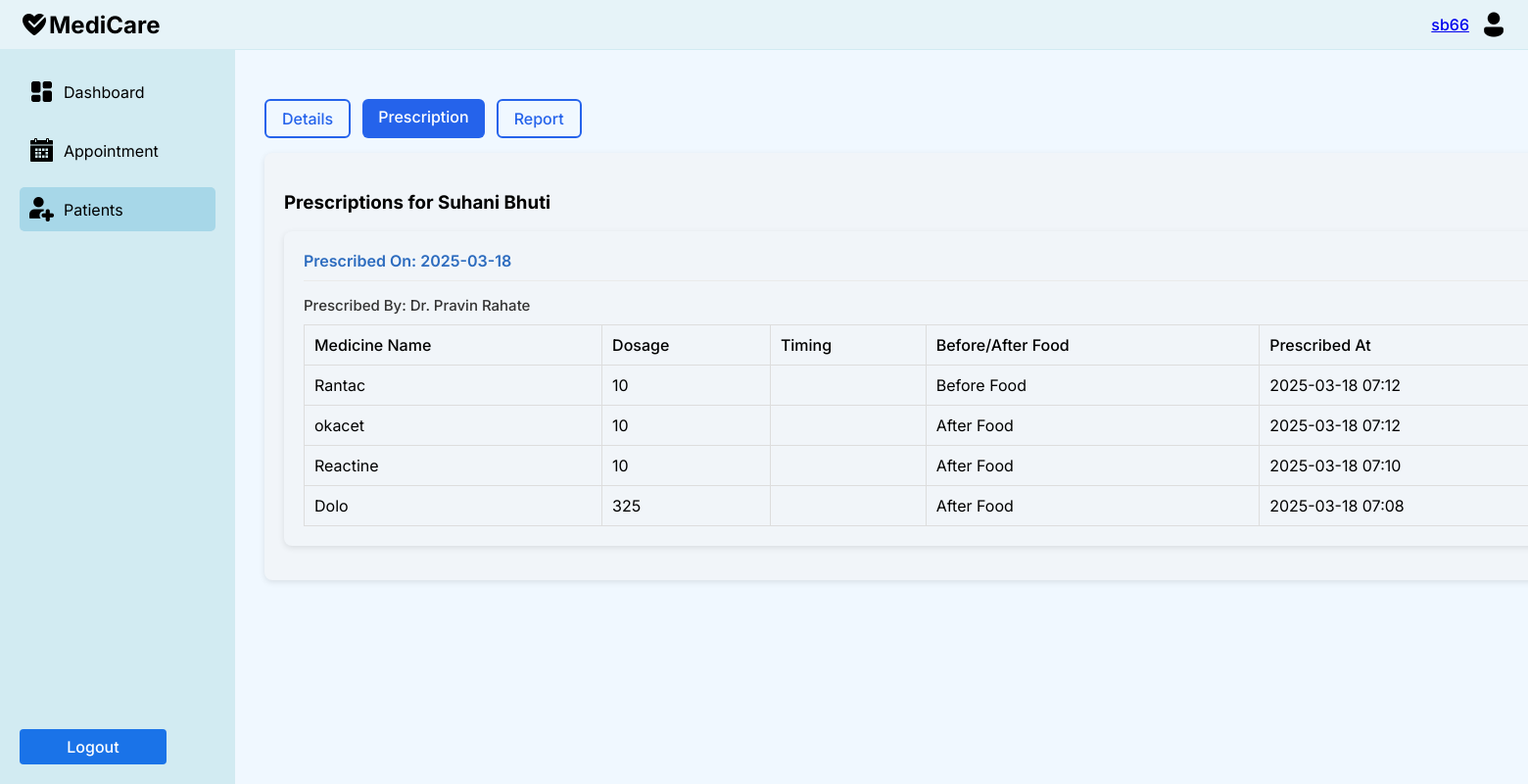
Page /accounts/nurse_pat_pres/7/ (signed in) on the earlier database version.
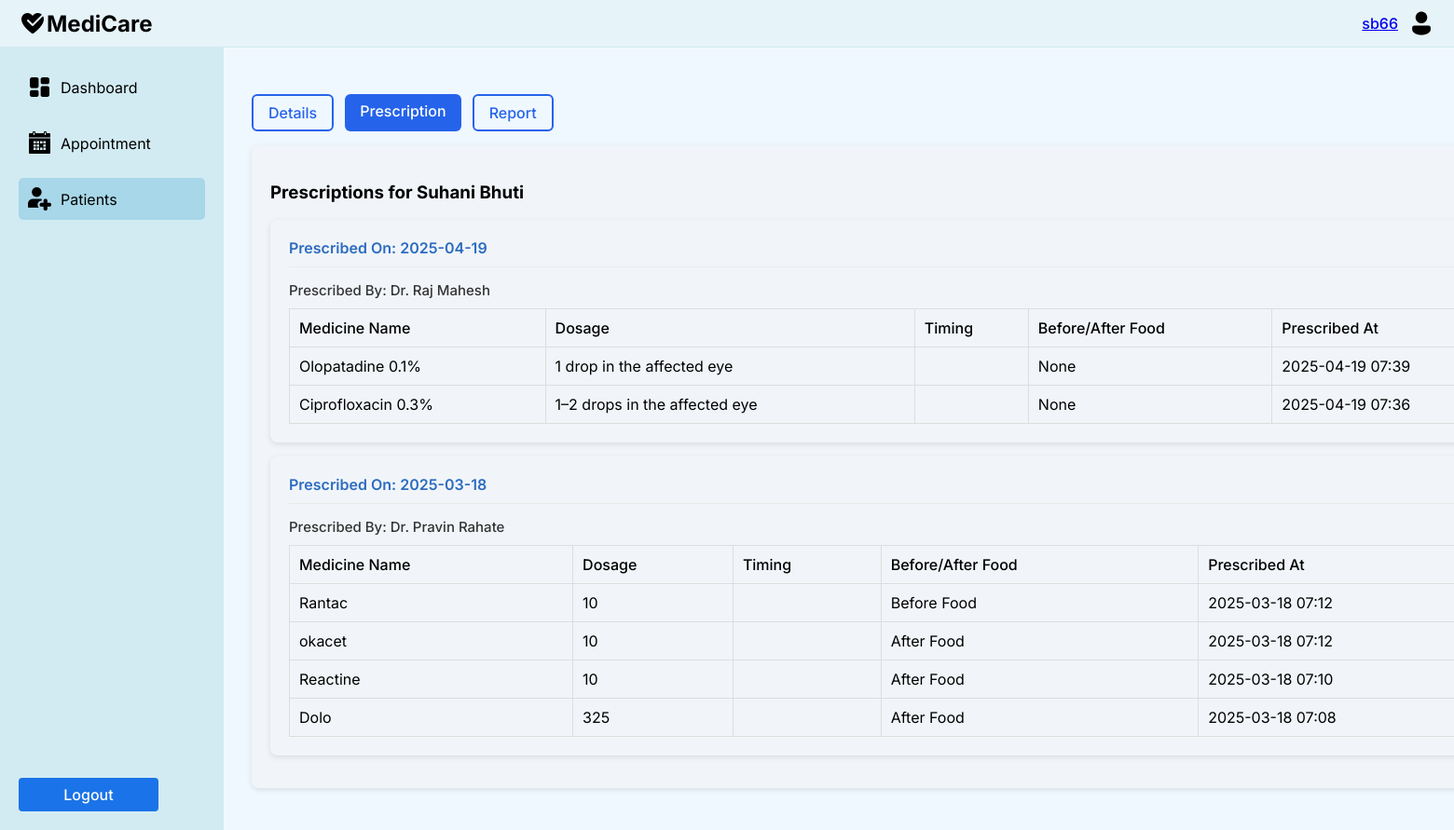
Same page on the later database version.
### accounts/models.py (models this page shows, shortened)
class Prescription(models.Model):
    patient = models.ForeignKey(settings.AUTH_USER_MODEL, on_delete=models.CASCADE, related_name='prescriptions')
    doctor = models.ForeignKey(settings.AUTH_USER_MODEL, on_delete=models.CASCADE, related_name='prescribed_by')
    medicine_name = models.CharField(max_length=100)
    dosage = models.CharField(max_length=50)
    timing_pattern = models.CharField(max_length=10)
    before_after_food = models.CharField(max_length=10, choices=[('before', 'Before Food'), ('after', 'After Food'), ('none', 'None')])
    prescribed_at = models.DateTimeField(default=timezone.now)
    reminders_enabled = models.BooleanField(default=False)
    class Meta:
        ordering = ['-prescribed_at']

class StaffD(models.Model):
    user = models.OneToOneField(User, on_delete=models.CASCADE, related_name='staff_profile', default=1)
    full_name = models.CharField(max_length=100)
    email = models.EmailField( null=True, blank=True)
    mobile_number = models.CharField(max_length=15)
    gender = models.CharField(max_length=10)
    age = models.PositiveIntegerField()
    department = models.CharField(max_length=50)
    sub_department = models.CharField(max_length=100, default='General')
    specialization = models.CharField(max_length=100)
    qualification = models.CharField(max_length=100)
    years_of_experience = models.CharField(max_length=10)

### accounts/views.py (the view, shortened to what this page needs)
# urls.py: path('nurse_pat_pres/<int:patient_id>/', views.nurse_pat_pres, name='nurse_pat_pres'),
@login_required
def nurse_pat_pres(request, patient_id):
    patient = get_object_or_404(PatientReg, id=patient_id)
    prescriptions = Prescription.objects.filter(
        patient=patient.user
    ).order_by('-prescribed_at')
    is_dialysis_nurse = False
    is_eyecare_nurse = False
    is_cardio_nurse = False
    grouped_prescriptions = {}
    for prescription in prescriptions:
        date_key = prescription.prescribed_at.strftime('%Y-%m-%d')
        doctor_name = "Unknown Doctor"
        if hasattr(prescription.doctor, 'staff_profile') and prescription.doctor.staff_profile:
            doctor_name = prescription.doctor.staff_profile.full_name or prescription.doctor.get_full_name()
        else:
            doctor_name = prescription.doctor.get_full_name()
        if date_key not in grouped_prescriptions:
            grouped_prescriptions[date_key] = {}
        if doctor_name not in grouped_prescriptions[date_key]:
            grouped_prescriptions[date_key][doctor_name] = []
        grouped_prescriptions[date_key][doctor_name].append(prescription)
    context = {
        'patient': patient,
        'grouped_prescriptions': grouped_prescriptions,
        'is_dialysis_nurse': is_dialysis_nurse,
        'is_eyecare_nurse': is_eyecare_nurse,
        'is_cardio_nurse': is_cardio_nurse,
        'full_name': request.user.get_full_name() or request.user.username,
    }
    return render(request, 'accounts/nurse_pat_pres.html', context)

### accounts/context_processors.py (called while the page is built)
def media_url(request):
    return {
        'MEDIA_URL': settings.MEDIA_URL,
    }

### templates/accounts/nurse_pat_pres.html (shortened to what this page needs)
<!DOCTYPE html>
<html lang="en">
<head>
</head>
<body>
    <div class="container">
        <div class="navbar">
            <div class="logo">
                <img src="{{ MEDIA_URL }}Heart Health.png" alt="Heart Icon">
                MediCare
            </div>
            <div class="profile">
                <span><a href="{% url 'staff_reg' %}"> {{ full_name }} </a></span>
                <img src="{{ MEDIA_URL }}Male User.png" alt="Dr. Sarah K Profile">
            </div>
        </div>
        <div class="content">
            <div class="sidebar">
                <a href="{% url 'nurse_dash' %}" class="menu-item">
                    <img src="{{ MEDIA_URL }}Control Panel.png" alt="Dashboard">
                    Dashboard
                </a>
                <a href="{% url 'nurse_app' %}" class="menu-item">
                    <img src="{{ MEDIA_URL }}appointment.png" alt="Appointment">
                    Appointment
                </a>
                <a href="{% url 'nurse_pat' %}" class="menu-item active">
                    <img src="{{ MEDIA_URL }}patient.png" alt="Patients">
                    Patients
                </a>
                <div class="logout">
                    <a href="{% url 'logouts' %}" class="logout-btn">Logout</a>
                </div>
            </div>
            <div class="main-content">
                <div class="button-group">
                    <a href="{% url 'nurse_pat1' patient.id %}" class="btn inactive">Details</a>
                    <a href="{% url 'nurse_pat_pres' patient.id %}" class="btn">Prescription</a>
                    <a href="{% url 'nurse_pat_rep' patient.id %}" class="btn inactive">Report</a>
                </div>
<div class="prescription-card">
    <h3>Prescriptions for {{ patient.full_name }}</h3>
    {% if grouped_prescriptions %}
        {% for date, doctors in grouped_prescriptions.items %}
        <div class="prescription-card">
            <div class="prescription-header">
                <span class="prescription-date">Prescribed On: {{ date }}</span>
            </div>
            {% for doctor_name, prescriptions in doctors.items %}
                <div class="doctor-name">Prescribed By: Dr. {{ doctor_name }}</div>
                <table class="prescription-table">
                    <thead>
                        <tr>
                            <th>Medicine Name</th>
                            <th>Dosage</th>
                            <th>Timing</th>
                            <th>Before/After Food</th>
                            <th>Prescribed At</th>
                        </tr>
                    </thead>
                    <tbody>
                        {% for prescription in prescriptions %}
                        <tr>
                            <td>{{ prescription.medicine_name }}</td>
                            <td>{{ prescription.dosage }}</td>
                            <td>{{ prescription.timing }}</td>
                            <td>{{ prescription.get_before_after_food_display }}</td>
                            <td>{{ prescription.prescribed_at|date:"Y-m-d H:i" }}</td>
                        </tr>
                        {% endfor %}
                    </tbody>
                </table>
            {% endfor %}
        </div>
        {% endfor %}
    {% else %}
        <p>No prescriptions found for this patient in your department.</p>
    {% endif %}
</div>
            </div>
        </div>
    </div>
</body>
</html>

Differences in the rows shown:
added Prescription: full_name "Raj Mahesh", medicine_name "Olopatadine 0.1%", dosage "1 drop in the affected eye", before_after_food "None", prescribed_at "2025-04-19 07:39"
added Prescription: medicine_name "Ciprofloxacin 0.3%", dosage "1–2 drops in the affected eye", before_after_food "None", prescribed_at "2025-04-19 07:36", shown under "Raj Mahesh"
Other differences:
new list line: "Prescribed On: 2025-04-19"
